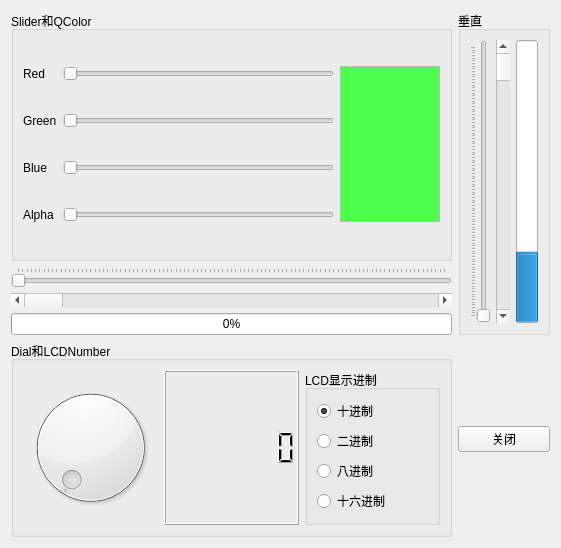
<?xml version="1.0" encoding="UTF-8"?>
<ui version="4.0">
 <class>Widget</class>
 <widget class="QWidget" name="Widget">
  <property name="geometry">
   <rect>
    <x>0</x>
    <y>0</y>
    <width>561</width>
    <height>548</height>
   </rect>
  </property>
  <property name="windowTitle">
   <string>Widget</string>
  </property>
  <layout class="QGridLayout" name="gridLayout_2">
   <item row="1" column="0">
    <layout class="QVBoxLayout" name="verticalLayout">
     <item>
      <widget class="QSlider" name="horizontalSliderValue">
       <property name="maximum">
        <number>100</number>
       </property>
       <property name="orientation">
        <enum>Qt::Orientation::Horizontal</enum>
       </property>
       <property name="tickPosition">
        <enum>QSlider::TickPosition::TicksAbove</enum>
       </property>
      </widget>
     </item>
     <item>
      <widget class="QScrollBar" name="horizontalScrollBarValue">
       <property name="maximum">
        <number>100</number>
       </property>
       <property name="orientation">
        <enum>Qt::Orientation::Horizontal</enum>
       </property>
      </widget>
     </item>
     <item>
      <widget class="QProgressBar" name="horizontalProgressBarValue">
       <property name="value">
        <number>0</number>
       </property>
       <property name="alignment">
        <set>Qt::AlignmentFlag::AlignLeading|Qt::AlignmentFlag::AlignLeft|Qt::AlignmentFlag::AlignVCenter</set>
       </property>
      </widget>
     </item>
    </layout>
   </item>
   <item row="2" column="1">
    <widget class="QPushButton" name="pushBtnClose">
     <property name="text">
      <string>关闭</string>
     </property>
    </widget>
   </item>
   <item row="0" column="0">
    <widget class="QGroupBox" name="groupBox">
     <property name="title">
      <string>Slider和QColor</string>
     </property>
     <layout class="QHBoxLayout" name="horizontalLayout">
      <item>
       <layout class="QGridLayout" name="gridLayout">
        <item row="0" column="0">
         <widget class="QLabel" name="label">
          <property name="text">
           <string>Red</string>
          </property>
         </widget>
        </item>
        <item row="0" column="1">
         <widget class="QSlider" name="horizontalSliderRed">
          <property name="minimumSize">
           <size>
            <width>0</width>
            <height>0</height>
           </size>
          </property>
          <property name="maximum">
           <number>255</number>
          </property>
          <property name="orientation">
           <enum>Qt::Orientation::Horizontal</enum>
          </property>
         </widget>
        </item>
        <item row="0" column="2" rowspan="4">
         <widget class="QTextEdit" name="textEditColor">
          <property name="enabled">
           <bool>true</bool>
          </property>
          <property name="minimumSize">
           <size>
            <width>0</width>
            <height>0</height>
           </size>
          </property>
          <property name="maximumSize">
           <size>
            <width>100</width>
            <height>16777215</height>
           </size>
          </property>
          <property name="palette">
           <palette>
            <active>
             <colorrole role="Base">
              <brush brushstyle="SolidPattern">
               <color alpha="255">
                <red>75</red>
                <green>255</green>
                <blue>75</blue>
               </color>
              </brush>
             </colorrole>
            </active>
            <inactive>
             <colorrole role="Base">
              <brush brushstyle="SolidPattern">
               <color alpha="255">
                <red>75</red>
                <green>255</green>
                <blue>75</blue>
               </color>
              </brush>
             </colorrole>
            </inactive>
            <disabled/>
           </palette>
          </property>
          <property name="acceptRichText">
           <bool>true</bool>
          </property>
         </widget>
        </item>
        <item row="1" column="0">
         <widget class="QLabel" name="label_2">
          <property name="text">
           <string>Green</string>
          </property>
         </widget>
        </item>
        <item row="1" column="1">
         <widget class="QSlider" name="horizontalSliderGreen">
          <property name="maximum">
           <number>255</number>
          </property>
          <property name="orientation">
           <enum>Qt::Orientation::Horizontal</enum>
          </property>
         </widget>
        </item>
        <item row="2" column="0">
         <widget class="QLabel" name="label_3">
          <property name="text">
           <string>Blue</string>
          </property>
         </widget>
        </item>
        <item row="2" column="1">
         <widget class="QSlider" name="horizontalSliderBlue">
          <property name="maximum">
           <number>255</number>
          </property>
          <property name="orientation">
           <enum>Qt::Orientation::Horizontal</enum>
          </property>
         </widget>
        </item>
        <item row="3" column="0">
         <widget class="QLabel" name="label_4">
          <property name="text">
           <string>Alpha</string>
          </property>
         </widget>
        </item>
        <item row="3" column="1">
         <widget class="QSlider" name="horizontalSliderAlpha">
          <property name="maximum">
           <number>255</number>
          </property>
          <property name="orientation">
           <enum>Qt::Orientation::Horizontal</enum>
          </property>
          <property name="tickPosition">
           <enum>QSlider::TickPosition::NoTicks</enum>
          </property>
         </widget>
        </item>
       </layout>
      </item>
     </layout>
    </widget>
   </item>
   <item row="0" column="1" rowspan="2">
    <widget class="QGroupBox" name="groupBox_4">
     <property name="title">
      <string>垂直</string>
     </property>
     <layout class="QHBoxLayout" name="horizontalLayout_3">
      <item>
       <widget class="QSlider" name="verticalSliderValue">
        <property name="maximum">
         <number>100</number>
        </property>
        <property name="orientation">
         <enum>Qt::Orientation::Vertical</enum>
        </property>
        <property name="tickPosition">
         <enum>QSlider::TickPosition::TicksAbove</enum>
        </property>
       </widget>
      </item>
      <item>
       <widget class="QScrollBar" name="verticalScrollBarValue">
        <property name="maximum">
         <number>100</number>
        </property>
        <property name="orientation">
         <enum>Qt::Orientation::Vertical</enum>
        </property>
       </widget>
      </item>
      <item>
       <widget class="QProgressBar" name="verticalProgressBarValue">
        <property name="autoFillBackground">
         <bool>false</bool>
        </property>
        <property name="value">
         <number>24</number>
        </property>
        <property name="alignment">
         <set>Qt::AlignmentFlag::AlignHCenter|Qt::AlignmentFlag::AlignTop</set>
        </property>
        <property name="orientation">
         <enum>Qt::Orientation::Vertical</enum>
        </property>
       </widget>
      </item>
     </layout>
    </widget>
   </item>
   <item row="2" column="0">
    <widget class="QGroupBox" name="groupBox_2">
     <property name="title">
      <string>Dial和LCDNumber</string>
     </property>
     <layout class="QHBoxLayout" name="horizontalLayout_2">
      <item>
       <widget class="QDial" name="dialNum">
        <property name="maximum">
         <number>100</number>
        </property>
       </widget>
      </item>
      <item>
       <widget class="QLCDNumber" name="lcdNumber">
        <property name="digitCount">
         <number>7</number>
        </property>
       </widget>
      </item>
      <item>
       <widget class="QGroupBox" name="groupBox_3">
        <property name="title">
         <string>LCD显示进制</string>
        </property>
        <layout class="QVBoxLayout" name="verticalLayout_2">
         <item>
          <widget class="QRadioButton" name="radioBtnDec">
           <property name="text">
            <string>十进制</string>
           </property>
           <property name="checkable">
            <bool>true</bool>
           </property>
           <property name="checked">
            <bool>true</bool>
           </property>
          </widget>
         </item>
         <item>
          <widget class="QRadioButton" name="radioBtnBin">
           <property name="text">
            <string>二进制</string>
           </property>
          </widget>
         </item>
         <item>
          <widget class="QRadioButton" name="radioBtnOct">
           <property name="text">
            <string>八进制</string>
           </property>
          </widget>
         </item>
         <item>
          <widget class="QRadioButton" name="radioBtnHex">
           <property name="text">
            <string>十六进制</string>
           </property>
          </widget>
         </item>
        </layout>
       </widget>
      </item>
     </layout>
    </widget>
   </item>
  </layout>
 </widget>
 <resources/>
 <connections>
  <connection>
   <sender>pushBtnClose</sender>
   <signal>clicked()</signal>
   <receiver>Widget</receiver>
   <slot>close()</slot>
   <hints>
    <hint type="sourcelabel">
     <x>496</x>
     <y>431</y>
    </hint>
    <hint type="destinationlabel">
     <x>504</x>
     <y>477</y>
    </hint>
   </hints>
  </connection>
 </connections>
</ui>
